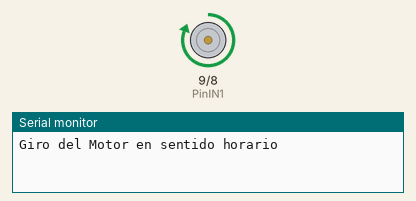
Simulated run of this sketch. Board: Arduino Uno, built with avr-gcc and run on an emulated ATmega328P. Parts: motor-driver pin pairs drawn as motors (green arrow = first pin HIGH = forward, orange = second pin HIGH = backward, longer = more drive), the last lines printed to the serial monitor.

Above: at 0.5 s.
At 1.5 s:
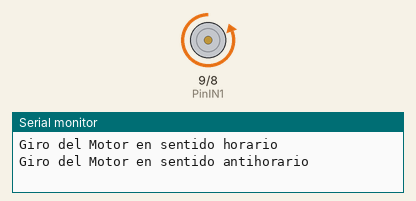
At 5.5 s:
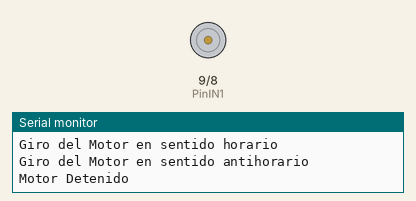
Timing chart, 0 to 6.9 s (numbered marks = the images above):
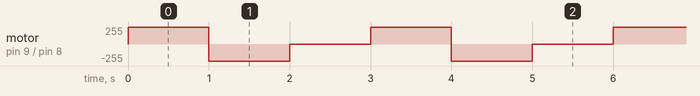

Measured:
- by itself, motor on pin 9 (PinIN1) / pin 8 (PinIN2): repeats every 3.0 s: backward 255/255 1.0 s, stopped 1.0 s, forward 255/255 1.0 s

The sketch:

L298N.ino
```cpp
int PinIN1 = 9;
int PinIN2 = 8;

void setup() {
  // inicializar la comunicación serial a 9600 bits por segundo:
  Serial.begin(9600);
  // configuramos los pines como salida
  pinMode(PinIN1, OUTPUT);
  pinMode(PinIN2, OUTPUT);
}

void loop() {

  MotorHorario();
  Serial.println("Giro del Motor en sentido horario");
  delay(1000);

  MotorAntihorario();
  Serial.println("Giro del Motor en sentido antihorario");
  delay(1000);

  MotorStop();
  Serial.println("Motor Detenido");
  delay(1000);

}

void MotorHorario()
{
  digitalWrite (PinIN1, HIGH);
  digitalWrite (PinIN2, LOW);
}
void MotorAntihorario()
{
  digitalWrite (PinIN1, LOW);
  digitalWrite (PinIN2, HIGH);
}

void MotorStop()
{
  digitalWrite (PinIN1, LOW);
  digitalWrite (PinIN2, LOW);
}
```
